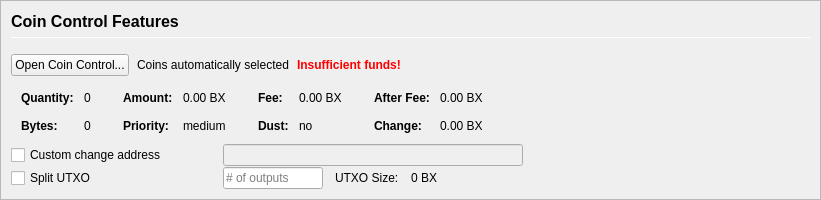
         <widget class="QFrame" name="frameCoinControl">
          <property name="sizePolicy">
           <sizepolicy hsizetype="Expanding" vsizetype="Expanding">
            <horstretch>0</horstretch>
            <verstretch>0</verstretch>
           </sizepolicy>
          </property>
          <property name="maximumSize">
           <size>
            <width>16777215</width>
            <height>16777215</height>
           </size>
          </property>
          <property name="frameShape">
           <enum>QFrame::StyledPanel</enum>
          </property>
          <property name="frameShadow">
           <enum>QFrame::Sunken</enum>
          </property>
          <layout class="QVBoxLayout" name="verticalLayoutCoinControl2">
           <property name="spacing">
            <number>0</number>
           </property>
           <property name="margin">
            <number>0</number>
           </property>
           <item>
            <widget class="QFrame" name="frameCoinControl_BG">
             <layout class="QVBoxLayout" name="verticalLayoutCoinControl" stretch="0,0,0,0,0,0">
              <property name="spacing">
               <number>1</number>
              </property>
              <property name="leftMargin">
               <number>10</number>
              </property>
              <property name="topMargin">
               <number>10</number>
              </property>
              <item>
               <layout class="QHBoxLayout" name="horizontalLayoutCoinControl1">
                <property name="bottomMargin">
                 <number>15</number>
                </property>
                <item>
                 <layout class="QVBoxLayout" name="verticalLayout_3">
                  <property name="spacing">
                   <number>6</number>
                  </property>
                  <item>
                   <widget class="QLabel" name="labelCoinControlFeatures">
                    <property name="sizePolicy">
                     <sizepolicy hsizetype="Preferred" vsizetype="Maximum">
                      <horstretch>0</horstretch>
                      <verstretch>0</verstretch>
                     </sizepolicy>
                    </property>
                    <property name="minimumSize">
                     <size>
                      <width>0</width>
                      <height>20</height>
                     </size>
                    </property>
                    <property name="font">
                     <font>
                      <pointsize>12</pointsize>
                      <weight>75</weight>
                      <bold>true</bold>
                     </font>
                    </property>
                    <property name="styleSheet">
                     <string notr="true">font-weight:bold;</string>
                    </property>
                    <property name="text">
                     <string>Coin Control Features</string>
                    </property>
                   </widget>
                  </item>
                  <item>
                   <widget class="Line" name="line">
                    <property name="minimumSize">
                     <size>
                      <width>0</width>
                      <height>1</height>
                     </size>
                    </property>
                    <property name="maximumSize">
                     <size>
                      <width>16777215</width>
                      <height>1</height>
                     </size>
                    </property>
                    <property name="orientation">
                     <enum>Qt::Horizontal</enum>
                    </property>
                   </widget>
                  </item>
                 </layout>
                </item>
               </layout>
              </item>
              <item>
               <layout class="QHBoxLayout" name="horizontalLayoutCoinControl2" stretch="0,0,0,0">
                <property name="spacing">
                 <number>8</number>
                </property>
                <property name="bottomMargin">
                 <number>10</number>
                </property>
                <item>
                 <widget class="QPushButton" name="pushButtonCoinControl">
                  <property name="styleSheet">
                   <string notr="true"/>
                  </property>
                  <property name="text">
                   <string>Open Coin Control...</string>
                  </property>
                  <property name="autoDefault">
                   <bool>false</bool>
                  </property>
                 </widget>
                </item>
                <item>
                 <widget class="QLabel" name="labelCoinControlAutomaticallySelected">
                  <property name="text">
                   <string>Coins automatically selected</string>
                  </property>
                  <property name="margin">
                   <number>5</number>
                  </property>
                 </widget>
                </item>
                <item>
                 <widget class="QLabel" name="labelCoinControlInsuffFunds">
                  <property name="font">
                   <font>
                    <weight>75</weight>
                    <bold>true</bold>
                   </font>
                  </property>
                  <property name="styleSheet">
                   <string notr="true">color:red;font-weight:bold;</string>
                  </property>
                  <property name="text">
                   <string>Insufficient funds!</string>
                  </property>
                  <property name="margin">
                   <number>5</number>
                  </property>
                 </widget>
                </item>
                <item>
                 <spacer name="horizontalSpacerCoinControl">
                  <property name="orientation">
                   <enum>Qt::Horizontal</enum>
                  </property>
                  <property name="sizeHint" stdset="0">
                   <size>
                    <width>40</width>
                    <height>1</height>
                   </size>
                  </property>
                 </spacer>
                </item>
               </layout>
              </item>
              <item>
               <widget class="QWidget" name="widgetCoinControl" native="true">
                <property name="sizePolicy">
                 <sizepolicy hsizetype="Preferred" vsizetype="Preferred">
                  <horstretch>0</horstretch>
                  <verstretch>0</verstretch>
                 </sizepolicy>
                </property>
                <property name="minimumSize">
                 <size>
                  <width>0</width>
                  <height>0</height>
                 </size>
                </property>
                <property name="styleSheet">
                 <string notr="true"/>
                </property>
                <layout class="QHBoxLayout" name="horizontalLayoutCoinControl5">
                 <property name="margin">
                  <number>0</number>
                 </property>
                 <item>
                  <layout class="QHBoxLayout" name="horizontalLayoutCoinControl3" stretch="0,0,0,1">
                   <property name="spacing">
                    <number>20</number>
                   </property>
                   <property name="topMargin">
                    <number>0</number>
                   </property>
                   <property name="bottomMargin">
                    <number>10</number>
                   </property>
                   <item>
                    <layout class="QFormLayout" name="formLayoutCoinControl1">
                     <property name="horizontalSpacing">
                      <number>10</number>
                     </property>
                     <property name="verticalSpacing">
                      <number>14</number>
                     </property>
                     <property name="leftMargin">
                      <number>10</number>
                     </property>
                     <property name="topMargin">
                      <number>4</number>
                     </property>
                     <property name="rightMargin">
                      <number>6</number>
                     </property>
                     <item row="0" column="0">
                      <widget class="QLabel" name="labelCoinControlQuantityText">
                       <property name="font">
                        <font>
                         <weight>75</weight>
                         <bold>true</bold>
                        </font>
                       </property>
                       <property name="text">
                        <string>Quantity:</string>
                       </property>
                       <property name="margin">
                        <number>0</number>
                       </property>
                      </widget>
                     </item>
                     <item row="0" column="1">
                      <widget class="QLabel" name="labelCoinControlQuantity">
                       <property name="cursor">
                        <cursorShape>IBeamCursor</cursorShape>
                       </property>
                       <property name="contextMenuPolicy">
                        <enum>Qt::ActionsContextMenu</enum>
                       </property>
                       <property name="text">
                        <string notr="true">0</string>
                       </property>
                       <property name="margin">
                        <number>0</number>
                       </property>
                       <property name="textInteractionFlags">
                        <set>Qt::LinksAccessibleByMouse|Qt::TextSelectableByKeyboard|Qt::TextSelectableByMouse</set>
                       </property>
                      </widget>
                     </item>
                     <item row="1" column="0">
                      <widget class="QLabel" name="labelCoinControlBytesText">
                       <property name="font">
                        <font>
                         <weight>75</weight>
                         <bold>true</bold>
                        </font>
                       </property>
                       <property name="text">
                        <string>Bytes:</string>
                       </property>
                      </widget>
                     </item>
                     <item row="1" column="1">
                      <widget class="QLabel" name="labelCoinControlBytes">
                       <property name="cursor">
                        <cursorShape>IBeamCursor</cursorShape>
                       </property>
                       <property name="contextMenuPolicy">
                        <enum>Qt::ActionsContextMenu</enum>
                       </property>
                       <property name="text">
                        <string notr="true">0</string>
                       </property>
                       <property name="textInteractionFlags">
                        <set>Qt::LinksAccessibleByMouse|Qt::TextSelectableByKeyboard|Qt::TextSelectableByMouse</set>
                       </property>
                      </widget>
                     </item>
                    </layout>
                   </item>
                   <item>
                    <layout class="QFormLayout" name="formLayoutCoinControl2">
                     <property name="horizontalSpacing">
                      <number>10</number>
                     </property>
                     <property name="verticalSpacing">
                      <number>14</number>
                     </property>
                     <property name="leftMargin">
                      <number>6</number>
                     </property>
                     <property name="topMargin">
                      <number>4</number>
                     </property>
                     <property name="rightMargin">
                      <number>6</number>
                     </property>
                     <item row="0" column="0">
                      <widget class="QLabel" name="labelCoinControlAmountText">
                       <property name="font">
                        <font>
                         <weight>75</weight>
                         <bold>true</bold>
                        </font>
                       </property>
                       <property name="text">
                        <string>Amount:</string>
                       </property>
                       <property name="margin">
                        <number>0</number>
                       </property>
                      </widget>
                     </item>
                     <item row="0" column="1">
                      <widget class="QLabel" name="labelCoinControlAmount">
                       <property name="cursor">
                        <cursorShape>IBeamCursor</cursorShape>
                       </property>
                       <property name="contextMenuPolicy">
                        <enum>Qt::ActionsContextMenu</enum>
                       </property>
                       <property name="text">
                        <string notr="true">0.00 BX</string>
                       </property>
                       <property name="textInteractionFlags">
                        <set>Qt::LinksAccessibleByMouse|Qt::TextSelectableByKeyboard|Qt::TextSelectableByMouse</set>
                       </property>
                      </widget>
                     </item>
                     <item row="1" column="0">
                      <widget class="QLabel" name="labelCoinControlPriorityText">
                       <property name="font">
                        <font>
                         <weight>75</weight>
                         <bold>true</bold>
                        </font>
                       </property>
                       <property name="text">
                        <string>Priority:</string>
                       </property>
                      </widget>
                     </item>
                     <item row="1" column="1">
                      <widget class="QLabel" name="labelCoinControlPriority">
                       <property name="cursor">
                        <cursorShape>IBeamCursor</cursorShape>
                       </property>
                       <property name="contextMenuPolicy">
                        <enum>Qt::ActionsContextMenu</enum>
                       </property>
                       <property name="text">
                        <string>medium</string>
                       </property>
                       <property name="textInteractionFlags">
                        <set>Qt::LinksAccessibleByMouse|Qt::TextSelectableByKeyboard|Qt::TextSelectableByMouse</set>
                       </property>
                      </widget>
                     </item>
                    </layout>
                   </item>
                   <item>
                    <layout class="QFormLayout" name="formLayoutCoinControl3">
                     <property name="horizontalSpacing">
                      <number>10</number>
                     </property>
                     <property name="verticalSpacing">
                      <number>14</number>
                     </property>
                     <property name="leftMargin">
                      <number>6</number>
                     </property>
                     <property name="topMargin">
                      <number>4</number>
                     </property>
                     <property name="rightMargin">
                      <number>6</number>
                     </property>
                     <item row="0" column="0">
                      <widget class="QLabel" name="labelCoinControlFeeText">
                       <property name="font">
                        <font>
                         <weight>75</weight>
                         <bold>true</bold>
                        </font>
                       </property>
                       <property name="text">
                        <string>Fee:</string>
                       </property>
                       <property name="margin">
                        <number>0</number>
                       </property>
                      </widget>
                     </item>
                     <item row="0" column="1">
                      <widget class="QLabel" name="labelCoinControlFee">
                       <property name="cursor">
                        <cursorShape>IBeamCursor</cursorShape>
                       </property>
                       <property name="contextMenuPolicy">
                        <enum>Qt::ActionsContextMenu</enum>
                       </property>
                       <property name="text">
                        <string notr="true">0.00 BX</string>
                       </property>
                       <property name="textInteractionFlags">
                        <set>Qt::LinksAccessibleByMouse|Qt::TextSelectableByKeyboard|Qt::TextSelectableByMouse</set>
                       </property>
                      </widget>
                     </item>
                     <item row="1" column="0">
                      <widget class="QLabel" name="labelCoinControlLowOutputText">
                       <property name="font">
                        <font>
                         <weight>75</weight>
                         <bold>true</bold>
                        </font>
                       </property>
                       <property name="text">
                        <string>Dust:</string>
                       </property>
                      </widget>
                     </item>
                     <item row="1" column="1">
                      <widget class="QLabel" name="labelCoinControlLowOutput">
                       <property name="cursor">
                        <cursorShape>IBeamCursor</cursorShape>
                       </property>
                       <property name="contextMenuPolicy">
                        <enum>Qt::ActionsContextMenu</enum>
                       </property>
                       <property name="text">
                        <string>no</string>
                       </property>
                       <property name="textInteractionFlags">
                        <set>Qt::LinksAccessibleByMouse|Qt::TextSelectableByKeyboard|Qt::TextSelectableByMouse</set>
                       </property>
                      </widget>
                     </item>
                    </layout>
                   </item>
                   <item>
                    <layout class="QFormLayout" name="formLayoutCoinControl4">
                     <property name="horizontalSpacing">
                      <number>10</number>
                     </property>
                     <property name="verticalSpacing">
                      <number>14</number>
                     </property>
                     <property name="leftMargin">
                      <number>6</number>
                     </property>
                     <property name="topMargin">
                      <number>4</number>
                     </property>
                     <property name="rightMargin">
                      <number>6</number>
                     </property>
                     <item row="0" column="0">
                      <widget class="QLabel" name="labelCoinControlAfterFeeText">
                       <property name="font">
                        <font>
                         <weight>75</weight>
                         <bold>true</bold>
                        </font>
                       </property>
                       <property name="text">
                        <string>After Fee:</string>
                       </property>
                       <property name="margin">
                        <number>0</number>
                       </property>
                      </widget>
                     </item>
                     <item row="0" column="1">
                      <widget class="QLabel" name="labelCoinControlAfterFee">
                       <property name="cursor">
                        <cursorShape>IBeamCursor</cursorShape>
                       </property>
                       <property name="contextMenuPolicy">
                        <enum>Qt::ActionsContextMenu</enum>
                       </property>
                       <property name="text">
                        <string notr="true">0.00 BX</string>
                       </property>
                       <property name="textInteractionFlags">
                        <set>Qt::LinksAccessibleByMouse|Qt::TextSelectableByKeyboard|Qt::TextSelectableByMouse</set>
                       </property>
                      </widget>
                     </item>
                     <item row="1" column="0">
                      <widget class="QLabel" name="labelCoinControlChangeText">
                       <property name="font">
                        <font>
                         <weight>75</weight>
                         <bold>true</bold>
                        </font>
                       </property>
                       <property name="text">
                        <string>Change:</string>
                       </property>
                      </widget>
                     </item>
                     <item row="1" column="1">
                      <widget class="QLabel" name="labelCoinControlChange">
                       <property name="cursor">
                        <cursorShape>IBeamCursor</cursorShape>
                       </property>
                       <property name="contextMenuPolicy">
                        <enum>Qt::ActionsContextMenu</enum>
                       </property>
                       <property name="text">
                        <string notr="true">0.00 BX</string>
                       </property>
                       <property name="textInteractionFlags">
                        <set>Qt::LinksAccessibleByMouse|Qt::TextSelectableByKeyboard|Qt::TextSelectableByMouse</set>
                       </property>
                      </widget>
                     </item>
                    </layout>
                   </item>
                  </layout>
                 </item>
                </layout>
               </widget>
              </item>
              <item>
               <layout class="QHBoxLayout" name="horizontalLayoutCoinControl4">
                <property name="spacing">
                 <number>12</number>
                </property>
                <property name="sizeConstraint">
                 <enum>QLayout::SetDefaultConstraint</enum>
                </property>
                <property name="topMargin">
                 <number>0</number>
                </property>
                <property name="rightMargin">
                 <number>0</number>
                </property>
                <item>
                 <widget class="QCheckBox" name="checkBoxCoinControlChange">
                  <property name="sizePolicy">
                   <sizepolicy hsizetype="Preferred" vsizetype="Preferred">
                    <horstretch>0</horstretch>
                    <verstretch>0</verstretch>
                   </sizepolicy>
                  </property>
                  <property name="minimumSize">
                   <size>
                    <width>200</width>
                    <height>0</height>
                   </size>
                  </property>
                  <property name="maximumSize">
                   <size>
                    <width>200</width>
                    <height>16777215</height>
                   </size>
                  </property>
                  <property name="toolTip">
                   <string>If this is activated, but the change address is empty or invalid, change will be sent to a newly generated address.</string>
                  </property>
                  <property name="text">
                   <string>Custom change address</string>
                  </property>
                 </widget>
                </item>
                <item>
                 <widget class="QValidatedLineEdit" name="lineEditCoinControlChange">
                  <property name="enabled">
                   <bool>false</bool>
                  </property>
                  <property name="sizePolicy">
                   <sizepolicy hsizetype="Preferred" vsizetype="Preferred">
                    <horstretch>0</horstretch>
                    <verstretch>0</verstretch>
                   </sizepolicy>
                  </property>
                  <property name="minimumSize">
                   <size>
                    <width>300</width>
                    <height>0</height>
                   </size>
                  </property>
                 </widget>
                </item>
                <item>
                 <widget class="QLabel" name="labelCoinControlChangeLabel">
                  <property name="sizePolicy">
                   <sizepolicy hsizetype="Preferred" vsizetype="Preferred">
                    <horstretch>0</horstretch>
                    <verstretch>0</verstretch>
                   </sizepolicy>
                  </property>
                  <property name="minimumSize">
                   <size>
                    <width>100</width>
                    <height>0</height>
                   </size>
                  </property>
                  <property name="text">
                   <string/>
                  </property>
                  <property name="margin">
                   <number>3</number>
                  </property>
                 </widget>
                </item>
               </layout>
              </item>
              <item>
               <layout class="QHBoxLayout" name="horizontalLayoutCoinControl6">
                <property name="spacing">
                 <number>12</number>
                </property>
                <property name="rightMargin">
                 <number>0</number>
                </property>
                <item>
                 <widget class="QCheckBox" name="splitBlockCheckBox">
                  <property name="sizePolicy">
                   <sizepolicy hsizetype="Preferred" vsizetype="Preferred">
                    <horstretch>0</horstretch>
                    <verstretch>0</verstretch>
                   </sizepolicy>
                  </property>
                  <property name="minimumSize">
                   <size>
                    <width>200</width>
                    <height>0</height>
                   </size>
                  </property>
                  <property name="maximumSize">
                   <size>
                    <width>200</width>
                    <height>16777215</height>
                   </size>
                  </property>
                  <property name="text">
                   <string>Split UTXO</string>
                  </property>
                 </widget>
                </item>
                <item>
                 <widget class="QLineEdit" name="splitBlockLineEdit">
                  <property name="sizePolicy">
                   <sizepolicy hsizetype="Preferred" vsizetype="Preferred">
                    <horstretch>50</horstretch>
                    <verstretch>0</verstretch>
                   </sizepolicy>
                  </property>
                  <property name="minimumSize">
                   <size>
                    <width>100</width>
                    <height>0</height>
                   </size>
                  </property>
                  <property name="maximumSize">
                   <size>
                    <width>100</width>
                    <height>16777215</height>
                   </size>
                  </property>
                  <property name="placeholderText">
                   <string># of outputs</string>
                  </property>
                 </widget>
                </item>
                <item>
                 <widget class="QLabel" name="labelBlockSizeText">
                  <property name="text">
                   <string>UTXO Size:</string>
                  </property>
                 </widget>
                </item>
                <item>
                 <widget class="QLabel" name="labelBlockSize">
                  <property name="text">
                   <string>0 BX</string>
                  </property>
                 </widget>
                </item>
                <item>
                 <spacer name="horizontalSpacer_7">
                  <property name="orientation">
                   <enum>Qt::Horizontal</enum>
                  </property>
                  <property name="sizeHint" stdset="0">
                   <size>
                    <width>40</width>
                    <height>20</height>
                   </size>
                  </property>
                 </spacer>
                </item>
               </layout>
              </item>
              <item>
               <spacer name="verticalSpacerCoinControl">
                <property name="orientation">
                 <enum>Qt::Vertical</enum>
                </property>
                <property name="sizeHint" stdset="0">
                 <size>
                  <width>800</width>
                  <height>1</height>
                 </size>
                </property>
               </spacer>
              </item>
             </layout>
            </widget>
           </item>
          </layout>
         </widget>
